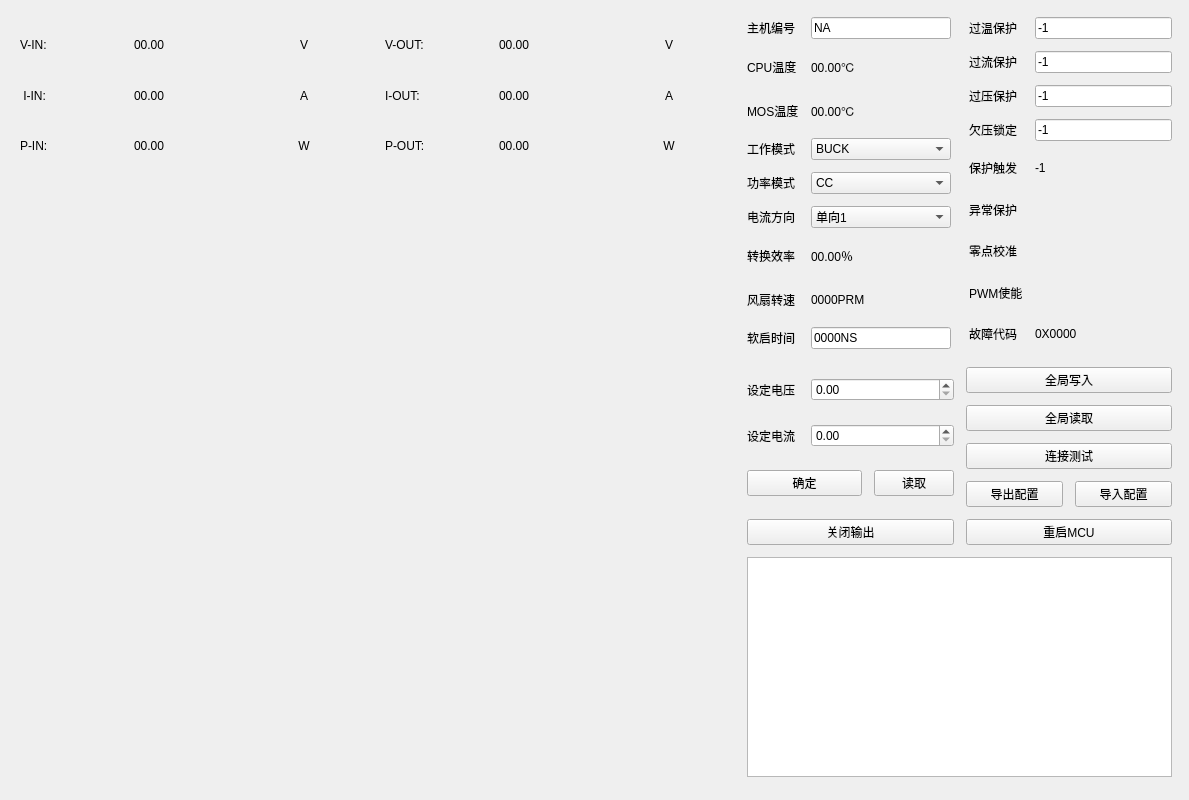
<?xml version="1.0" encoding="UTF-8"?>
<ui version="4.0">
 <class>Frame</class>
 <widget class="QFrame" name="Frame">
  <property name="geometry">
   <rect>
    <x>0</x>
    <y>0</y>
    <width>1189</width>
    <height>800</height>
   </rect>
  </property>
  <property name="windowTitle">
   <string>Frame</string>
  </property>
  <layout class="QGridLayout" name="gridLayout_5" rowstretch="2,2,5,0" columnstretch="5,5,3,3">
   <item row="0" column="1">
    <widget class="SimpleCardWidget" name="widget_2" native="true">
     <layout class="QGridLayout" name="gridLayout_2" columnstretch="0,0,0">
      <property name="spacing">
       <number>0</number>
      </property>
      <item row="0" column="0">
       <widget class="BodyLabel" name="label_11">
        <property name="styleSheet">
         <string notr="true"/>
        </property>
        <property name="text">
         <string>V-OUT:</string>
        </property>
       </widget>
      </item>
      <item row="0" column="1">
       <widget class="LargeTitleLabel" name="outputVoltage">
        <property name="styleSheet">
         <string notr="true"/>
        </property>
        <property name="text">
         <string>00.00</string>
        </property>
       </widget>
      </item>
      <item row="0" column="2">
       <widget class="LargeTitleLabel" name="label_13">
        <property name="styleSheet">
         <string notr="true"/>
        </property>
        <property name="text">
         <string>V</string>
        </property>
        <property name="alignment">
         <set>Qt::AlignCenter</set>
        </property>
       </widget>
      </item>
      <item row="1" column="0">
       <widget class="BodyLabel" name="label_14">
        <property name="styleSheet">
         <string notr="true"/>
        </property>
        <property name="text">
         <string>I-OUT:</string>
        </property>
       </widget>
      </item>
      <item row="1" column="1">
       <widget class="LargeTitleLabel" name="outputCurrent">
        <property name="styleSheet">
         <string notr="true"/>
        </property>
        <property name="text">
         <string>00.00</string>
        </property>
       </widget>
      </item>
      <item row="1" column="2">
       <widget class="LargeTitleLabel" name="label_16">
        <property name="styleSheet">
         <string notr="true"/>
        </property>
        <property name="text">
         <string>A</string>
        </property>
        <property name="alignment">
         <set>Qt::AlignCenter</set>
        </property>
       </widget>
      </item>
      <item row="2" column="0">
       <widget class="BodyLabel" name="label_17">
        <property name="styleSheet">
         <string notr="true"/>
        </property>
        <property name="text">
         <string>P-OUT:</string>
        </property>
       </widget>
      </item>
      <item row="2" column="1">
       <widget class="LargeTitleLabel" name="outputPower">
        <property name="styleSheet">
         <string notr="true"/>
        </property>
        <property name="text">
         <string>00.00</string>
        </property>
       </widget>
      </item>
      <item row="2" column="2">
       <widget class="LargeTitleLabel" name="label_19">
        <property name="styleSheet">
         <string notr="true"/>
        </property>
        <property name="text">
         <string>W</string>
        </property>
        <property name="alignment">
         <set>Qt::AlignCenter</set>
        </property>
       </widget>
      </item>
     </layout>
    </widget>
   </item>
   <item row="0" column="0">
    <widget class="SimpleCardWidget" name="widget" native="true">
     <layout class="QGridLayout" name="gridLayout">
      <property name="spacing">
       <number>0</number>
      </property>
      <item row="0" column="0">
       <widget class="BodyLabel" name="label_3">
        <property name="styleSheet">
         <string notr="true"/>
        </property>
        <property name="text">
         <string>V-IN:</string>
        </property>
       </widget>
      </item>
      <item row="0" column="1">
       <widget class="LargeTitleLabel" name="inputVoltage">
        <property name="styleSheet">
         <string notr="true"/>
        </property>
        <property name="text">
         <string>00.00</string>
        </property>
       </widget>
      </item>
      <item row="0" column="2">
       <widget class="LargeTitleLabel" name="label_4">
        <property name="styleSheet">
         <string notr="true"/>
        </property>
        <property name="text">
         <string>V</string>
        </property>
        <property name="alignment">
         <set>Qt::AlignCenter</set>
        </property>
       </widget>
      </item>
      <item row="1" column="0">
       <widget class="BodyLabel" name="label_5">
        <property name="styleSheet">
         <string notr="true"/>
        </property>
        <property name="text">
         <string> I-IN:</string>
        </property>
        <property name="alignment">
         <set>Qt::AlignLeading|Qt::AlignLeft|Qt::AlignVCenter</set>
        </property>
       </widget>
      </item>
      <item row="1" column="1">
       <widget class="LargeTitleLabel" name="inputCurrent">
        <property name="styleSheet">
         <string notr="true"/>
        </property>
        <property name="text">
         <string>00.00</string>
        </property>
       </widget>
      </item>
      <item row="1" column="2">
       <widget class="LargeTitleLabel" name="label_6">
        <property name="styleSheet">
         <string notr="true"/>
        </property>
        <property name="text">
         <string>A</string>
        </property>
        <property name="alignment">
         <set>Qt::AlignCenter</set>
        </property>
       </widget>
      </item>
      <item row="2" column="0">
       <widget class="BodyLabel" name="label_8">
        <property name="styleSheet">
         <string notr="true"/>
        </property>
        <property name="text">
         <string>P-IN:</string>
        </property>
       </widget>
      </item>
      <item row="2" column="1">
       <widget class="LargeTitleLabel" name="inputPower">
        <property name="styleSheet">
         <string notr="true"/>
        </property>
        <property name="text">
         <string>00.00</string>
        </property>
       </widget>
      </item>
      <item row="2" column="2">
       <widget class="LargeTitleLabel" name="label_9">
        <property name="styleSheet">
         <string notr="true"/>
        </property>
        <property name="text">
         <string>W</string>
        </property>
        <property name="alignment">
         <set>Qt::AlignCenter</set>
        </property>
       </widget>
      </item>
     </layout>
    </widget>
   </item>
   <item row="0" column="3" rowspan="2">
    <widget class="SimpleCardWidget" name="widget_5" native="true">
     <layout class="QGridLayout" name="gridLayout_4">
      <property name="leftMargin">
       <number>6</number>
      </property>
      <property name="topMargin">
       <number>6</number>
      </property>
      <property name="rightMargin">
       <number>6</number>
      </property>
      <property name="bottomMargin">
       <number>6</number>
      </property>
      <property name="spacing">
       <number>12</number>
      </property>
      <item row="1" column="0">
       <widget class="BodyLabel" name="label_40">
        <property name="text">
         <string>过流保护</string>
        </property>
       </widget>
      </item>
      <item row="3" column="0">
       <widget class="BodyLabel" name="label_44">
        <property name="text">
         <string>欠压锁定</string>
        </property>
       </widget>
      </item>
      <item row="2" column="0">
       <widget class="BodyLabel" name="label_42">
        <property name="text">
         <string>过压保护</string>
        </property>
       </widget>
      </item>
      <item row="4" column="1">
       <widget class="BodyLabel" name="protectTrigger">
        <property name="text">
         <string>-1</string>
        </property>
       </widget>
      </item>
      <item row="0" column="0">
       <widget class="BodyLabel" name="label_38">
        <property name="text">
         <string>过温保护</string>
        </property>
       </widget>
      </item>
      <item row="6" column="0">
       <widget class="BodyLabel" name="label_52">
        <property name="text">
         <string>零点校准</string>
        </property>
       </widget>
      </item>
      <item row="4" column="0">
       <widget class="BodyLabel" name="label_46">
        <property name="text">
         <string>保护触发</string>
        </property>
       </widget>
      </item>
      <item row="5" column="0">
       <widget class="BodyLabel" name="label_48">
        <property name="text">
         <string>异常保护</string>
        </property>
       </widget>
      </item>
      <item row="7" column="0">
       <widget class="BodyLabel" name="label_54">
        <property name="text">
         <string>PWM使能</string>
        </property>
       </widget>
      </item>
      <item row="9" column="0">
       <widget class="BodyLabel" name="label_36">
        <property name="text">
         <string>故障代码</string>
        </property>
       </widget>
      </item>
      <item row="9" column="1">
       <widget class="BodyLabel" name="ERRcode">
        <property name="text">
         <string>0X0000</string>
        </property>
       </widget>
      </item>
      <item row="0" column="1">
       <widget class="LineEdit" name="lineEdit_4">
        <property name="text">
         <string>-1</string>
        </property>
       </widget>
      </item>
      <item row="1" column="1">
       <widget class="LineEdit" name="lineEdit_5">
        <property name="text">
         <string>-1</string>
        </property>
       </widget>
      </item>
      <item row="2" column="1">
       <widget class="LineEdit" name="lineEdit_6">
        <property name="text">
         <string>-1</string>
        </property>
       </widget>
      </item>
      <item row="3" column="1">
       <widget class="LineEdit" name="lineEdit_7">
        <property name="text">
         <string>-1</string>
        </property>
       </widget>
      </item>
      <item row="5" column="1">
       <widget class="SwitchButton" name="widget_6" native="true"/>
      </item>
      <item row="6" column="1">
       <widget class="SwitchButton" name="widget_7" native="true"/>
      </item>
      <item row="7" column="1">
       <widget class="SwitchButton" name="widget_8" native="true"/>
      </item>
     </layout>
    </widget>
   </item>
   <item row="0" column="2" rowspan="2">
    <widget class="SimpleCardWidget" name="widget_4" native="true">
     <layout class="QGridLayout" name="gridLayout_3" rowstretch="1,1,1,1,1,1,1,1,1,0">
      <property name="leftMargin">
       <number>6</number>
      </property>
      <property name="topMargin">
       <number>6</number>
      </property>
      <property name="rightMargin">
       <number>6</number>
      </property>
      <property name="bottomMargin">
       <number>6</number>
      </property>
      <property name="spacing">
       <number>12</number>
      </property>
      <item row="7" column="0">
       <widget class="BodyLabel" name="label_25">
        <property name="text">
         <string>风扇转速</string>
        </property>
       </widget>
      </item>
      <item row="8" column="0">
       <widget class="BodyLabel" name="label_32">
        <property name="text">
         <string>软启时间</string>
        </property>
       </widget>
      </item>
      <item row="2" column="0">
       <widget class="BodyLabel" name="bodyLabel_4">
        <property name="text">
         <string>MOS温度</string>
        </property>
       </widget>
      </item>
      <item row="2" column="1">
       <widget class="BodyLabel" name="mosTemp">
        <property name="text">
         <string>00.00℃</string>
        </property>
       </widget>
      </item>
      <item row="6" column="1">
       <widget class="BodyLabel" name="converEfficiency">
        <property name="enabled">
         <bool>true</bool>
        </property>
        <property name="text">
         <string>00.00％</string>
        </property>
       </widget>
      </item>
      <item row="1" column="0">
       <widget class="BodyLabel" name="bodyLabel_2">
        <property name="text">
         <string>CPU温度</string>
        </property>
       </widget>
      </item>
      <item row="3" column="0">
       <widget class="BodyLabel" name="bodyLabel_5">
        <property name="text">
         <string>工作模式</string>
        </property>
       </widget>
      </item>
      <item row="0" column="0">
       <widget class="BodyLabel" name="bodyLabel_3">
        <property name="text">
         <string>主机编号</string>
        </property>
       </widget>
      </item>
      <item row="6" column="0">
       <widget class="BodyLabel" name="bodyLabel">
        <property name="text">
         <string>转换效率</string>
        </property>
       </widget>
      </item>
      <item row="1" column="1">
       <widget class="BodyLabel" name="cpiTemp">
        <property name="text">
         <string>00.00℃</string>
        </property>
       </widget>
      </item>
      <item row="7" column="1">
       <widget class="BodyLabel" name="fanSpeed">
        <property name="text">
         <string>0000PRM</string>
        </property>
       </widget>
      </item>
      <item row="4" column="0">
       <widget class="BodyLabel" name="label_34">
        <property name="text">
         <string>功率模式</string>
        </property>
       </widget>
      </item>
      <item row="5" column="0">
       <widget class="BodyLabel" name="label_50">
        <property name="text">
         <string>电流方向</string>
        </property>
       </widget>
      </item>
      <item row="3" column="1">
       <widget class="ComboBox" name="comboBox">
        <item>
         <property name="text">
          <string>BUCK</string>
         </property>
        </item>
        <item>
         <property name="text">
          <string>BOOST</string>
         </property>
        </item>
        <item>
         <property name="text">
          <string>AUTO</string>
         </property>
        </item>
       </widget>
      </item>
      <item row="4" column="1">
       <widget class="ComboBox" name="comboBox_2">
        <item>
         <property name="text">
          <string>CC</string>
         </property>
        </item>
        <item>
         <property name="text">
          <string>CV</string>
         </property>
        </item>
       </widget>
      </item>
      <item row="5" column="1">
       <widget class="ComboBox" name="comboBox_3">
        <item>
         <property name="text">
          <string>单向1</string>
         </property>
        </item>
        <item>
         <property name="text">
          <string>单向2</string>
         </property>
        </item>
        <item>
         <property name="text">
          <string>双向</string>
         </property>
        </item>
       </widget>
      </item>
      <item row="0" column="1">
       <widget class="LineEdit" name="lineEdit_2">
        <property name="text">
         <string>NA</string>
        </property>
       </widget>
      </item>
      <item row="8" column="1">
       <widget class="LineEdit" name="lineEdit">
        <property name="text">
         <string>0000NS</string>
        </property>
       </widget>
      </item>
     </layout>
    </widget>
   </item>
   <item row="1" column="0" rowspan="2" colspan="2">
    <widget class="QWidget" name="widget_3" native="true"/>
   </item>
   <item row="2" column="2" colspan="2">
    <widget class="SimpleCardWidget" name="widget_9" native="true">
     <layout class="QGridLayout" name="gridLayout_8">
      <property name="leftMargin">
       <number>6</number>
      </property>
      <property name="topMargin">
       <number>6</number>
      </property>
      <property name="rightMargin">
       <number>6</number>
      </property>
      <property name="bottomMargin">
       <number>6</number>
      </property>
      <property name="spacing">
       <number>12</number>
      </property>
      <item row="0" column="0" rowspan="2">
       <layout class="QGridLayout" name="gridLayout_6">
        <item row="0" column="0">
         <widget class="BodyLabel" name="label_49">
          <property name="text">
           <string>设定电压</string>
          </property>
         </widget>
        </item>
        <item row="0" column="1" colspan="2">
         <widget class="DoubleSpinBox" name="doubleSpinBox"/>
        </item>
        <item row="1" column="0">
         <widget class="BodyLabel" name="label_51">
          <property name="text">
           <string>设定电流</string>
          </property>
         </widget>
        </item>
        <item row="1" column="1" colspan="2">
         <widget class="DoubleSpinBox" name="doubleSpinBox_2"/>
        </item>
        <item row="2" column="0" colspan="2">
         <widget class="PrimaryPushButton" name="pushButton">
          <property name="text">
           <string>确定</string>
          </property>
         </widget>
        </item>
        <item row="2" column="2">
         <widget class="PushButton" name="pushButton_2">
          <property name="text">
           <string>读取</string>
          </property>
         </widget>
        </item>
       </layout>
      </item>
      <item row="0" column="1">
       <layout class="QVBoxLayout" name="verticalLayout">
        <item>
         <widget class="PrimaryPushButton" name="pushButton_3">
          <property name="text">
           <string>全局写入</string>
          </property>
         </widget>
        </item>
        <item>
         <widget class="PushButton" name="pushButton_4">
          <property name="text">
           <string>全局读取</string>
          </property>
         </widget>
        </item>
       </layout>
      </item>
      <item row="1" column="1">
       <layout class="QGridLayout" name="gridLayout_7">
        <item row="0" column="0" colspan="2">
         <widget class="PrimaryPushButton" name="pushButton_5">
          <property name="text">
           <string>连接测试</string>
          </property>
         </widget>
        </item>
        <item row="1" column="0">
         <widget class="PushButton" name="pushButton_6">
          <property name="text">
           <string>导出配置</string>
          </property>
         </widget>
        </item>
        <item row="1" column="1">
         <widget class="PushButton" name="pushButton_7">
          <property name="text">
           <string>导入配置</string>
          </property>
         </widget>
        </item>
       </layout>
      </item>
      <item row="2" column="0">
       <widget class="PrimaryPushButton" name="pushButton_8">
        <property name="text">
         <string>关闭输出</string>
        </property>
       </widget>
      </item>
      <item row="2" column="1">
       <widget class="PrimaryPushButton" name="pushButton_9">
        <property name="text">
         <string>重启MCU</string>
        </property>
       </widget>
      </item>
      <item row="3" column="0" colspan="2">
       <widget class="TextEdit" name="textEdit"/>
      </item>
     </layout>
    </widget>
   </item>
   <item row="3" column="2">
    <widget class="QWidget" name="widget_10" native="true"/>
   </item>
  </layout>
 </widget>
 <customwidgets>
  <customwidget>
   <class>SimpleCardWidget</class>
   <extends>QWidget</extends>
   <header>qfluentwidgets</header>
   <container>1</container>
  </customwidget>
  <customwidget>
   <class>BodyLabel</class>
   <extends>QLabel</extends>
   <header>qfluentwidgets</header>
  </customwidget>
  <customwidget>
   <class>LargeTitleLabel</class>
   <extends>QLabel</extends>
   <header>qfluentwidgets</header>
  </customwidget>
  <customwidget>
   <class>ComboBox</class>
   <extends>QComboBox</extends>
   <header>qfluentwidgets</header>
  </customwidget>
  <customwidget>
   <class>LineEdit</class>
   <extends>QLineEdit</extends>
   <header>qfluentwidgets</header>
  </customwidget>
  <customwidget>
   <class>SwitchButton</class>
   <extends>QWidget</extends>
   <header>qfluentwidgets</header>
   <container>1</container>
  </customwidget>
  <customwidget>
   <class>DoubleSpinBox</class>
   <extends>QDoubleSpinBox</extends>
   <header>qfluentwidgets</header>
  </customwidget>
  <customwidget>
   <class>PrimaryPushButton</class>
   <extends>QPushButton</extends>
   <header>qfluentwidgets</header>
  </customwidget>
  <customwidget>
   <class>PushButton</class>
   <extends>QPushButton</extends>
   <header>qfluentwidgets</header>
  </customwidget>
  <customwidget>
   <class>TextEdit</class>
   <extends>QTextEdit</extends>
   <header>qfluentwidgets</header>
  </customwidget>
 </customwidgets>
 <resources/>
 <connections/>
</ui>
